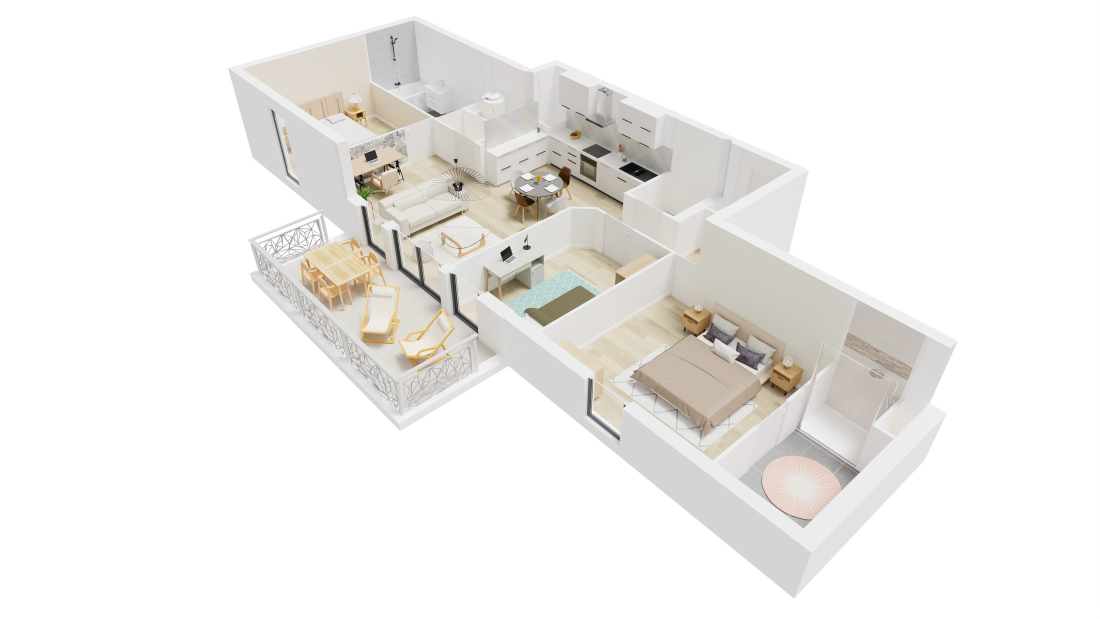
#> input picture img/lot01_00.jpg, 2200 x 1238 px (shown at 1/2 size)
$ python rooms3.py ../img/lot01_00.jpg ../img/lot01_01.jpg 5
#> lines starting #> are read from the running program, lines starting #| are printed output that depends on the picture; after the words box and inside, x2 and y2 are one past the last pixel; in counts of white or black regions, pixels touching at a corner belong together
### work/wall.py
import cv2, numpy as np, sys
def wallmask(path, thr=242):
#> called with path = '../img/lot01_00.jpg', thr = 242
    im = cv2.imread(path); g = im.astype(int)
#> in wallmask, im is the input picture: shape (1238, 2200, 3); mean B, G, R 235.1, 237.5, 239
    mn = g.min(2); mx = g.max(2)
#> after `mn = g.min(2)`:
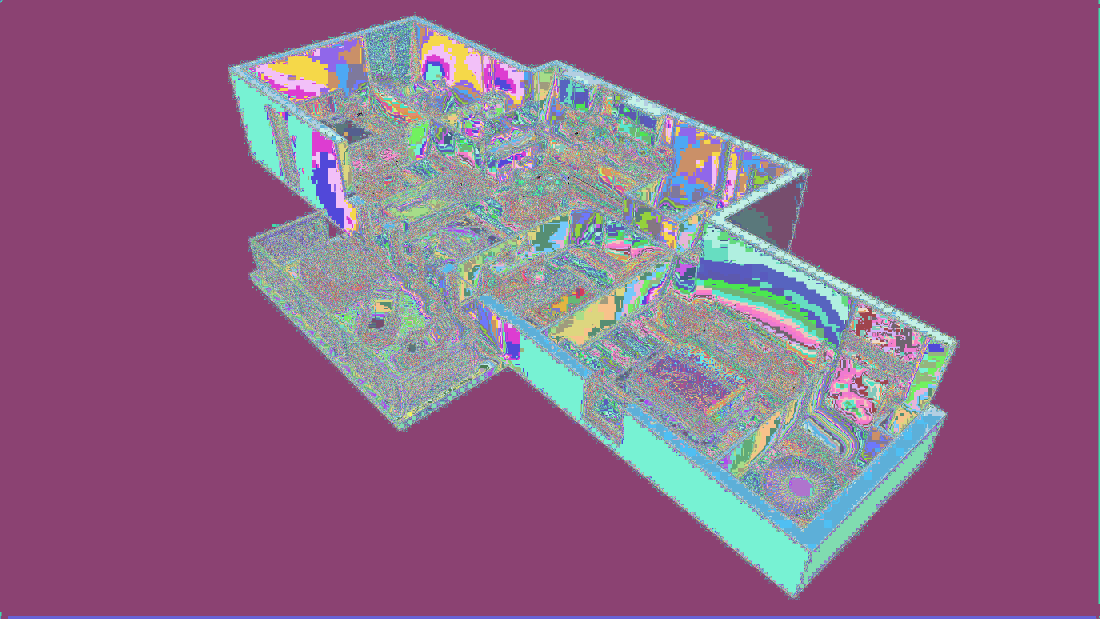
#> mn: shape (1238, 2200) int64 (shown at 1/2 size); 256 distinct labels, from 0 to 255; one colour per label, 0 black
#> after `mx = g.max(2)`:
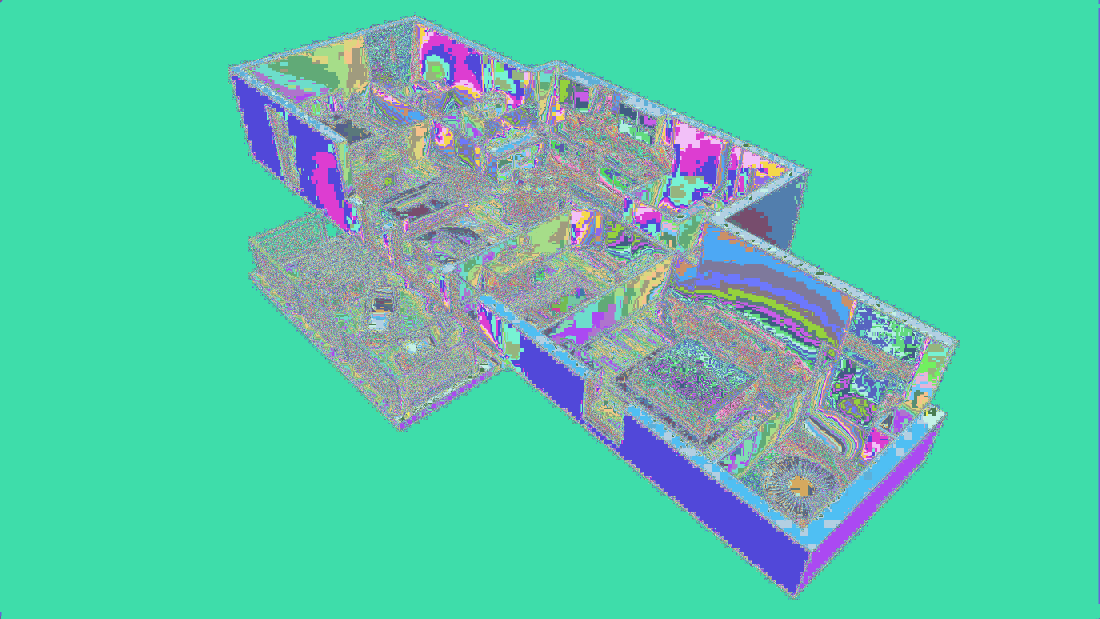
#> mx: shape (1238, 2200) int64 (shown at 1/2 size); 254 distinct labels, from 1 to 255; one colour per label, 0 black
    return im, ((mn >= thr) & (mx - mn < 12)).astype(np.uint8) * 255
# [7 lines that do not run on import are left out]

### work/rooms3.py
import cv2, numpy as np, sys
from wall import wallmask
path, out, thr = sys.argv[1], sys.argv[2], int(sys.argv[3])
im, m = wallmask(path)
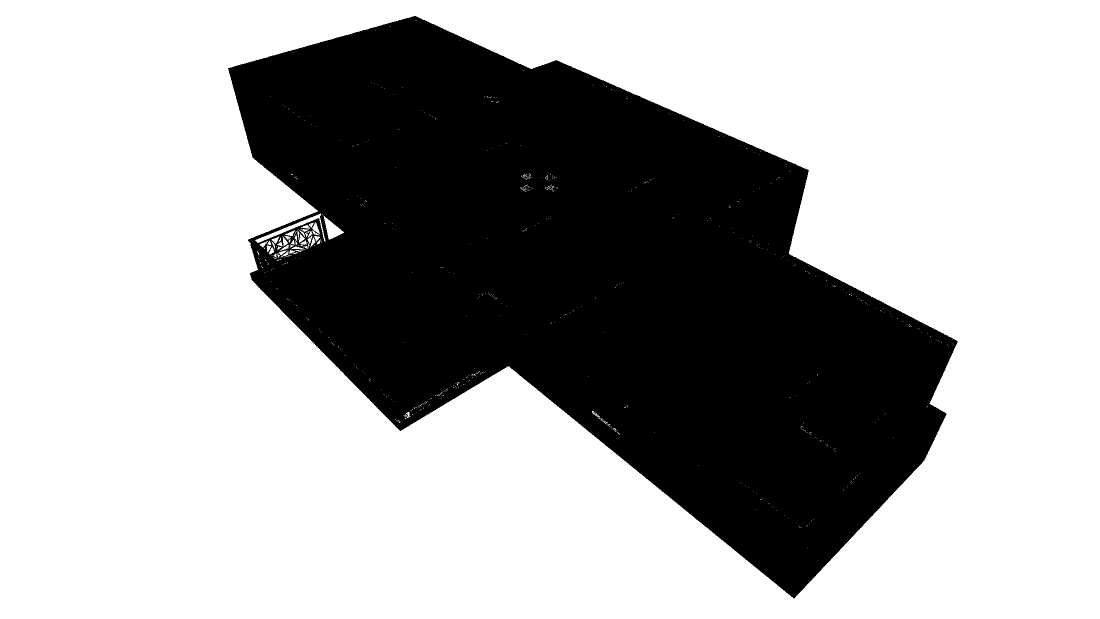
#> m: shape (1238, 2200) (shown at 1/2 size); 67% white; 10 black regions (9 under 20 px), largest, box (x1, y1, x2, y2) and area: (456, 32, 1915, 1197) 899798
g = im.astype(int); v = g.max(2); sat = g.max(2) - g.min(2)
#> after `sat = g.max(2) - g.min(2)`:
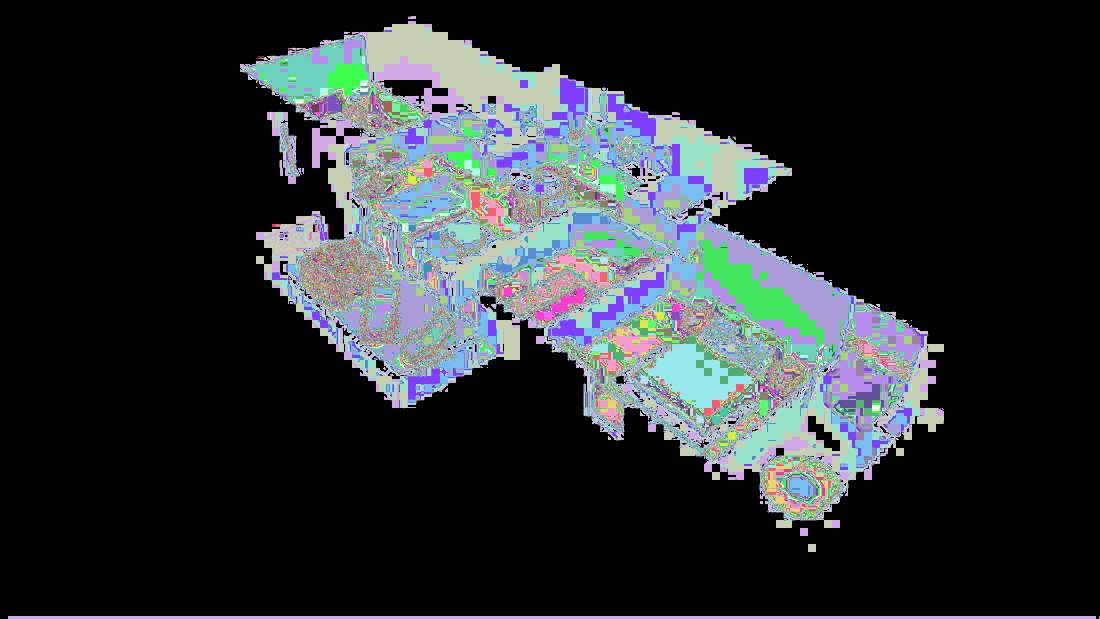
#> sat: shape (1238, 2200) int64 (shown at 1/2 size); 188 distinct labels, from 0 to 215; one colour per label, 0 black
roof = (v < thr) & (sat < 40)
#> roof: shape (1238, 2200) bool; 0% white in thin lines or dots, all inside (x1, y1, x2, y2) = (768, 331, 1275, 374)
bar = ((m > 0) | roof).astype(np.uint8)
#> bar: shape (1238, 2200); values 0 (black) and 1 (white), 67% white; 10 black regions (9 under 20 px), largest, box (x1, y1, x2, y2) and area: (456, 32, 1915, 1197) 899789
n, lab, st, cen = cv2.connectedComponentsWithStats(1 - bar, connectivity=4)
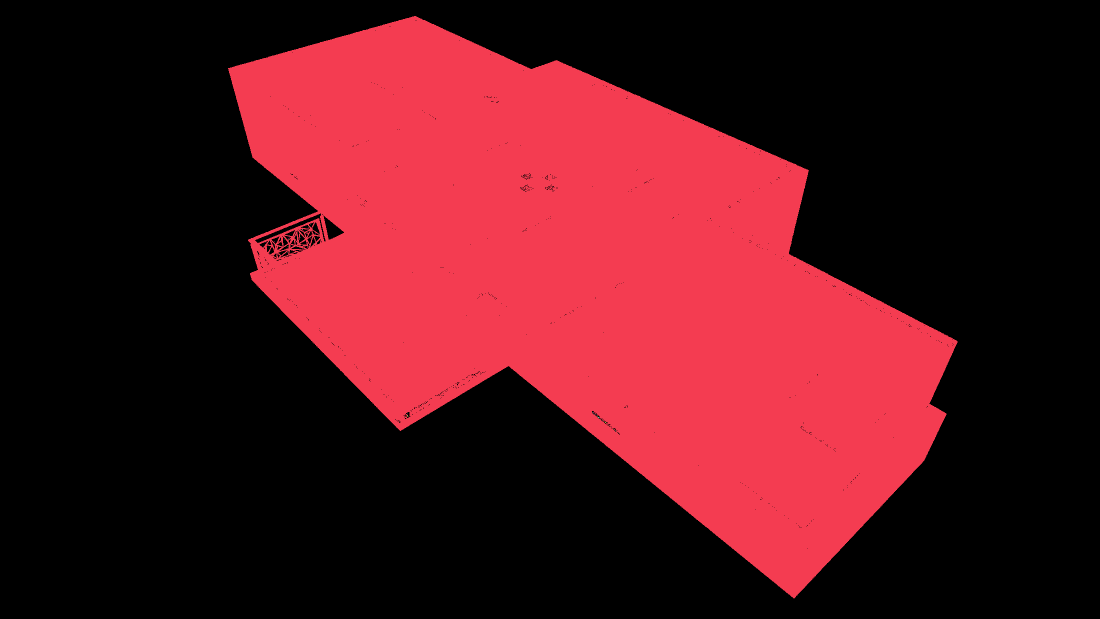
#> lab: shape (1238, 2200) int32 (shown at 1/2 size); 37 distinct labels, from 0 to 36; one colour per label, 0 black
#> n = 37; st = 37 rows, first 6: [0, 0, 2200, 1238, 1823802], [456, 32, 1459, 1165, 899749], [621, 449, 1, 1, 1], [617, 454, 1, 1, 1], [604, 459, 2, 1, 2], [638, 466, 1, 1, 1]; cen = 37 pairs, first value 531 to 1231, second value 449 to 862
H, W = bar.shape
vis = im.copy(); rng = np.random.default_rng(3); rooms = []
for i in range(1, n):
    x, y, w, h, a = st[i]
    if a < 300 or x == 0 or y == 0 or x + w >= W or y + h >= H or a > 400000: continue
    c = rng.integers(60, 255, 3).tolist()
    vis[lab == i] = (0.45 * vis[lab == i] + 0.55 * np.array(c)).astype(np.uint8)
    cv2.putText(vis, str(i), (int(cen[i][0]) - 10, int(cen[i][1]) + 8), cv2.FONT_HERSHEY_SIMPLEX, 0.8, (0, 0, 0), 2)
    rooms.append((i, int(a)))
#> this loop made 36 passes
#> (x, y, w, h, a) on passes 1 to 8: (456, 32, 1459, 1165, 899749), (621, 449, 1, 1, 1), (617, 454, 1, 1, 1), (604, 459, 2, 1, 2), (638, 466, 1, 1, 1), (631, 467, 1, 1, 1), (579, 475, 1, 1, 1), (601, 475, 1, 1, 1)
#> after the loop, rooms = []
cv2.imwrite(out, vis[200:800, 760:2060]); np.save(out + '.npy', lab); print(rooms)
#> after `cv2.imwrite(out, vis[200:800, 760:2060])`:
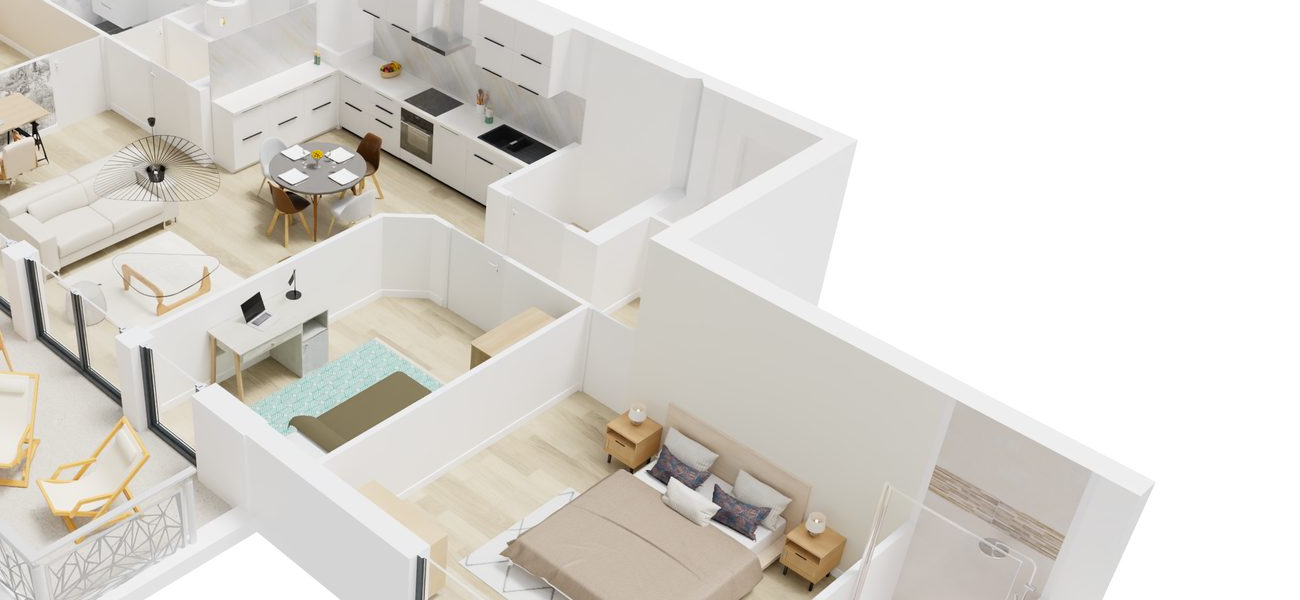
#> saved as lot01_01.jpg: shape (600, 1300, 3); mean B, G, R 209.2, 215.3, 218.8

$ run again, on img/lot01_02.jpg
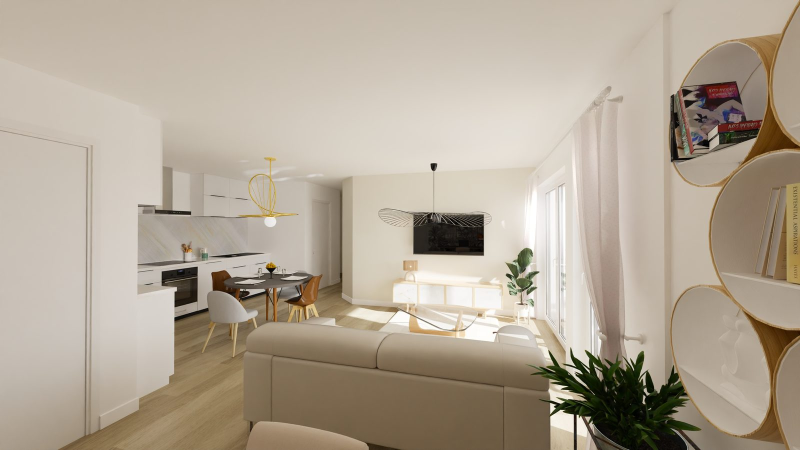
#> input picture img/lot01_02.jpg, 1600 x 900 px (shown at 1/2 size)
#> in wallmask, im is the input picture: shape (900, 1600, 3); mean B, G, R 149.7, 165.9, 177.7
#> m: shape (900, 1600); 0.79% white; 118 white regions (90 under 20 px), largest, box (x1, y1, x2, y2) and area: (1049, 383, 1076, 502) 1938, (931, 647, 997, 683) 1581, (1101, 383, 1111, 606) 1560
#> sat: shape (900, 1600) int64; 172 distinct labels, from 0 to 184
#> roof: shape (900, 1600) bool; 0.04% white in thin lines or dots, all inside (x1, y1, x2, y2) = (328, 244, 1420, 900)
#> `n, lab, st, cen = cv2.connectedComponentsWithStats(1 - bar, connectivi..`:
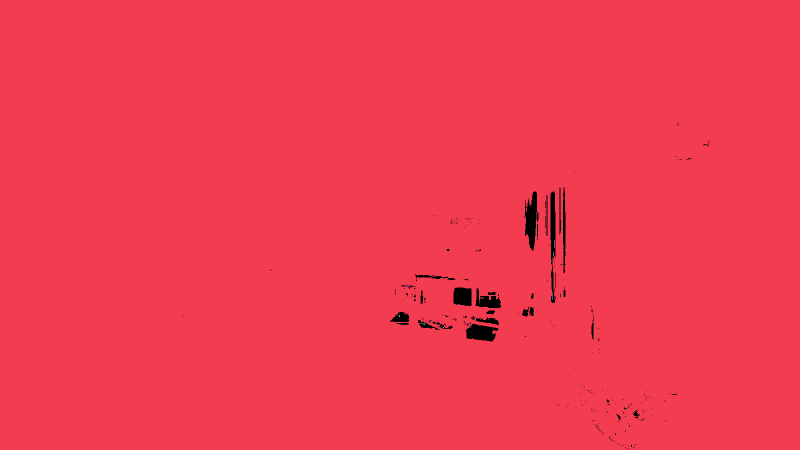
#> lab: shape (900, 1600) int32 (shown at 1/2 size); 53 distinct labels, from 0 to 52; one colour per label, 0 black
#> n = 53; st = 53 rows, first 6: [328, 244, 1092, 656, 12036], [0, 0, 1600, 900, 1427835], [1108, 480, 1, 16, 16], [1106, 504, 1, 8, 8], [1108, 512, 2, 1, 2], [1104, 516, 1, 2, 2]; cen = 53 pairs, first value 794.5 to 1271, second value 448.5 to 832.5
#> the loop `for i in range(1, n):` made 52 passes
#> (x, y, w, h, a) on passes 1 to 8: (0, 0, 1600, 900, 1427835), (1108, 480, 1, 16, 16), (1106, 504, 1, 8, 8), (1108, 512, 2, 1, 2), (1104, 516, 1, 2, 2), (1103, 520, 1, 4, 4), (816, 572, 8, 2, 9), (1105, 584, 1, 16, 16)
#> after the loop `for i in range(1, n):`: rooms = []
#> `cv2.imwrite(out, vis[200:800, 760:2060])`:
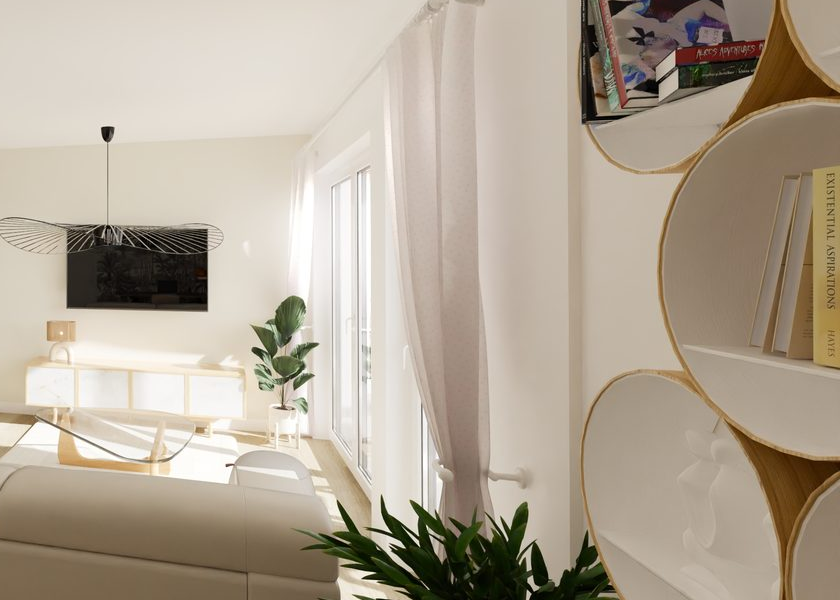
#> saved as lot01_02.jpg: shape (600, 840, 3); mean B, G, R 150, 166.2, 177.9

$ run again, on img/lot01_03.jpg
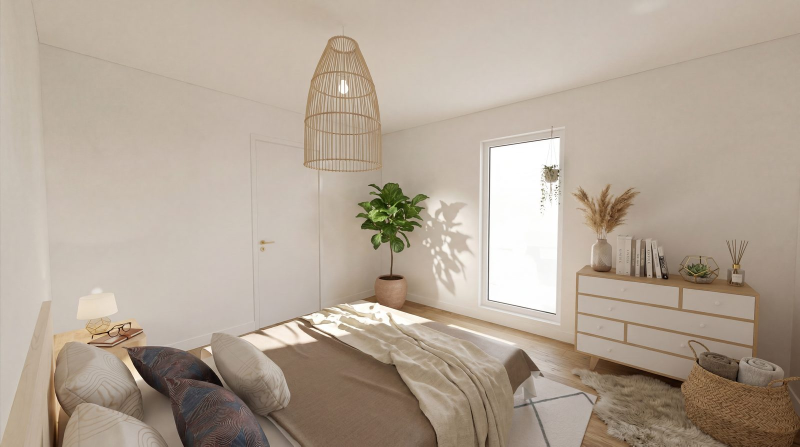
#> input picture img/lot01_03.jpg, 1600 x 893 px (shown at 1/2 size)
#> in wallmask, im is the input picture: shape (893, 1600, 3); mean B, G, R 150, 164.9, 178.7
#> m: shape (893, 1600); 3.1% white; 71 white regions (57 under 20 px), largest, box (x1, y1, x2, y2) and area: (978, 276, 1119, 626) 41974, (739, 608, 781, 651) 525, (635, 649, 688, 668) 447
#> sat: shape (893, 1600) int64; 99 distinct labels, from 0 to 98
#> roof: shape (893, 1600) bool; 0% white in thin lines or dots, all inside (x1, y1, x2, y2) = (1473, 753, 1475, 761)
#> `n, lab, st, cen = cv2.connectedComponentsWithStats(1 - bar, connectivi..`:
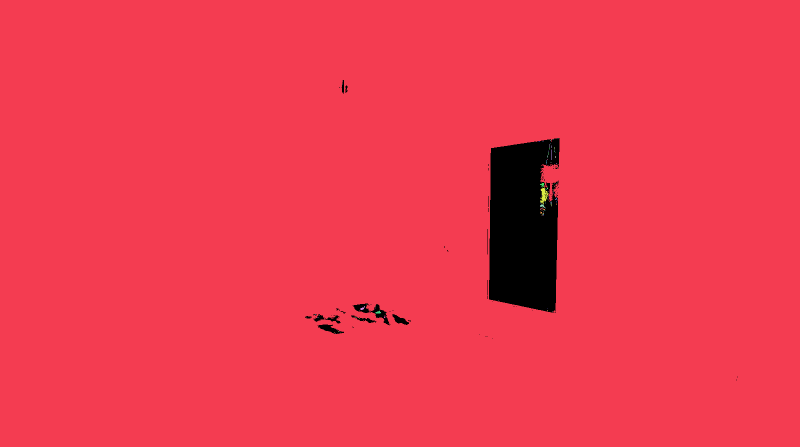
#> lab: shape (893, 1600) int32 (shown at 1/2 size); 104 distinct labels, from 0 to 103; one colour per label, 0 black
#> n = 104; st = 104 rows, first 6: [610, 160, 865, 601, 44695], [0, 0, 1600, 893, 1383394], [685, 168, 1, 1, 1], [1115, 277, 2, 1, 2], [1105, 279, 2, 1, 2], [1101, 280, 1, 2, 2]; cen = 104 pairs, first value 613 to 1115.5, second value 168 to 666
#> the loop `for i in range(1, n):` made 103 passes
#> (x, y, w, h, a) on passes 1 to 8: (0, 0, 1600, 893, 1383394), (685, 168, 1, 1, 1), (1115, 277, 2, 1, 2), (1105, 279, 2, 1, 2), (1101, 280, 1, 2, 2), (1085, 282, 2, 1, 2), (1077, 283, 3, 1, 3), (1100, 287, 1, 1, 1)
#> after the loop `for i in range(1, n):`: rooms = []
#> `cv2.imwrite(out, vis[200:800, 760:2060])`:
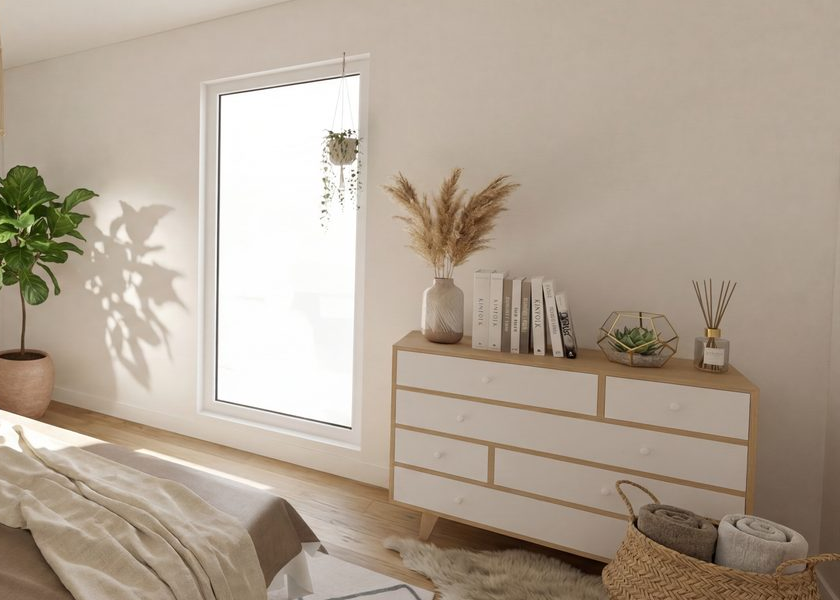
#> saved as lot01_03.jpg: shape (600, 840, 3); mean B, G, R 147.5, 163.1, 177
